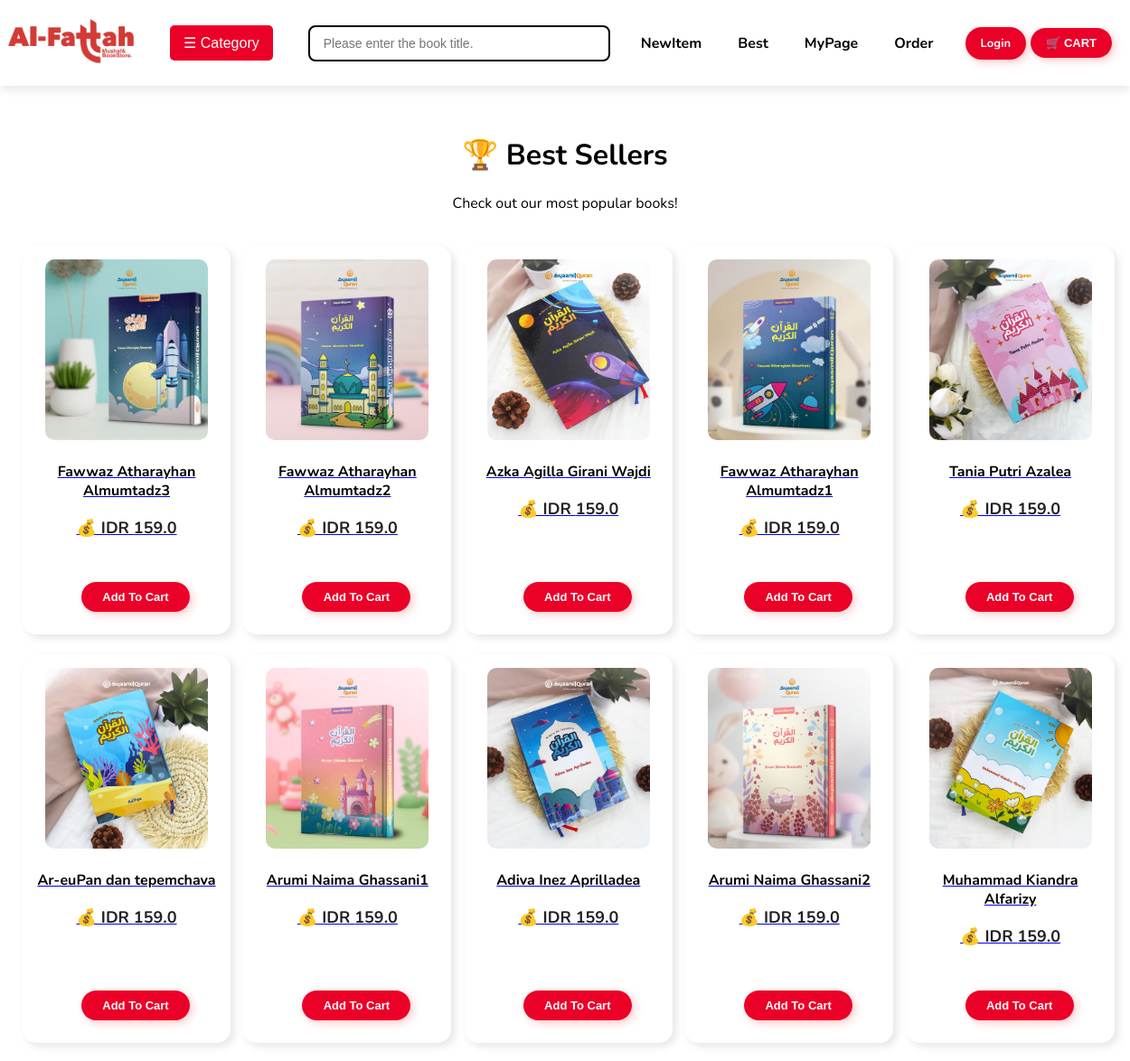
The app's page /best with its own data.
### app.py (models this page shows)
class Book(db.Model):
    id = db.Column(db.Integer, primary_key=True)
    title = db.Column(db.String(100), nullable=False)
    image = db.Column(db.String(200), nullable=False)
    price = db.Column(db.Float, nullable=False, default=0.0)

### app.py (the view)
@app.route("/best")
def best_books():
    books = Book.query.order_by(Book.price.desc()).limit(10).all()  # 가장 비싼 책 10권
    if not books:
        return render_template("book_not_found.html", message="베스트셀러 목록이 없습니다.")  # ✅ 예외 처리 추가
    return render_template("best_books.html", books=books, user_logged_in=("username" in session))  # ✅ 파일명 수정

### app.py (called while the page is built)
@app.context_processor
def inject_cart_count():
    return {"cart_count": len(cart_items)}  # ✅ 장바구니 개수를 모든 템플릿에서 사용 가능하도록 설정

### templates/best_books.html (shortened to what this page needs)
<!DOCTYPE html>
<html lang="ko">
<head>
    <link rel="stylesheet" href="{{ url_for('static', filename='styles.css') }}">
</head>
<body>
    <header class="nav-bar">
        <div class="nav-left">
            <a href="{{ url_for('home') }}">
                <img src="{{ url_for('static', filename='uploads/logo.png') }}" alt="Al-Fattah Logo" class="logo">
            </a>
            <div class="dropdown">
                <button class="dropbtn">☰ Category</button>
            </div>
        </div>
        <div class="search-container">
            <input type="text" id="searchBar" placeholder="Please enter the book title.">
        </div>
        <nav class="top-menu">
            <a href="{{ url_for('new_books') }}">NewItem</a>
            <a href="{{ url_for('best_books') }}">Best</a>
            <a href="{{ url_for('mypage') }}">MyPage</a>
            <a href="{{ url_for('order') }}">Order</a>
        </nav>
        <div class="top-right">
            {% if user_logged_in %}
                <a href="{{ url_for('logout') }}" class="login-button">Logout</a>
            {% else %}
                <a href="{{ url_for('login') }}" class="login-button">Login</a>
            {% endif %}
            <a href="{{ url_for('cart_page') }}" class="cart-button">
                🛒 CART
            </a>
        </div>
    </header>
    <div class="content">
        <h1>🏆 Best Sellers</h1>
        <p>Check out our most popular books!</p>
        <div class="book-list">
            {% for book in books %}
            <div class="book">
                <span class="best-badge">Best</span>
                <a href="{{ url_for('book_detail', book_id=book.id) }}">
                    <img src="{{ book.image }}" alt="{{ book.title }}">
                    <p class="book-title">{{ book.title }}</p>
                    <p class="book-price">💰 IDR {{ book.price }}</p>
                </a>
                <button class="cart-button" onclick="addToCart('{{ book.title }}', '{{ book.price }}', '{{ book.image }}')">
                    Add To Cart
                </button>
            </div>
            {% endfor %}
        </div>
    </div>
</body>
</html>

### static/styles.css (style rules this page uses)
body { font-family: 'Nunito', sans-serif; background-color: #ffffff; margin: 0; padding: 0; text-align: center; }
.nav-bar { display: flex; align-items: center; justify-content: space-between; padding: 15px 35px; background-color: rgb(255, 255, 255); box-shadow: 0 4px 10px rgba(0, 0, 0, 0.1); position: fixed; width: 100%; top: 0; left: 0; z-index: 1000; }
.search-container { flex: 1; display: flex; justify-content: center; }
#searchBar { padding: 10px 15px; width: 200px; max-width: 250px; border: 2px solid hsl(0, 0%, 0%); border-radius: 8px; font-size: 14px; outline: none; transition: all 0.3s ease-in-out; }
.logo { width: 160px; height: auto; }
.top-right { display: flex; align-items: center; gap: 30px; margin-right: -10px; }
.login-button, .cart-button { display: inline-block!important; padding: 9px 17px!important; font-size: 13px!important; font-weight: bold!important; color: white !important; background-color: #eb0028ff !important; border: none!important; border-radius: 25px!important; text-decoration: none!important; transition: all 0.3s ease-in-out!important; box-shadow: 3px 3px 10px rgba(255, 77, 77, 0.3)!important; }
.book-list { display: grid; grid-template-columns: repeat(auto-fill, minmax(200px, 1fr)); gap: 22px; justify-content: center; align-items: start; padding: 20px; width: 100%; max-width: 1200px; margin-left: auto; margin-right: auto; }
.book { width: 200px; height: 400px; padding: 15px; text-align: center; border-radius: 15px; background: white; box-shadow: 4px 4px 10px rgba(0, 0, 0, 0.1); transition: transform 0.2s ease-in-out, box-shadow 0.2s ease-in-out; display: flex; flex-direction: column; justify-content: space-between; align-items: center; }
.book img { width: 90%; height: 200px; object-fit: cover; border-radius: 10px; }
.book-title { font-size: 16px; font-weight: bold; color: #000000; font-family: 'Nunito', sans-serif; text-align: center; margin-top: 19px; line-height: 1.3; }
.book-price { font-size: 18px !important; font-weight: bold !important; color: #222 !important; margin-bottom: 10px !important; }
body { background: linear-gradient(to bottom, #ffffff, #ffffff); }
.book a { pointer-events: auto; display: block; }
.cart-button { display: inline-block; padding: 12px 18px; font-size: 16px; font-weight: bold; color: rgb(255, 90, 90); background-color: #FFB6C1; border: none; border-radius: 50px; text-decoration: none; font-family: 'Baloo 2', sans-serif; transition: all 0.3s ease-in-out; box-shadow: 3px 3px 10px rgba(255, 107, 129, 0.3); cursor: pointer; position: relative; right: 25px; }
body { padding-top: 70px; }
.top-menu { display: flex; gap: 10px; flex: 0.5; justify-content: center; margin-left: -110px; margin-right: 20px; }
.top-menu a { text-decoration: none; color: rgb(5, 5, 5); font-weight: bold; padding: 10px 15px; transition: all 0.3s ease-in-out; }
#searchBar { flex-grow: 1; max-width: 300px; }
.search-container { flex: 1; display: flex; justify-content: center; margin-left: -90px; }
.nav-left { display: flex; align-items: center; gap: 20px; }
.dropdown { display: flex; align-items: center; position: relative; margin-left: 8px; }
.dropbtn { background-color: #eb0028ff; color: white; padding: 10px 15px; font-size: 16px; border: none; border-radius: 5px; cursor: pointer; }
.nav-bar, .footer { background-color: #ffffff; color: white; padding: 10px 0; text-align: center; }
.content { margin-top: 80px; padding: -10px; text-align: center; }
.best-badge { position: absolute; top: 10px; left: 10px; background-color: gold; color: black; font-size: 14px; font-weight: bold; padding: 5px 10px; border-radius: 5px; }
.cart-button { width: 60%; display: block; margin: 10px auto; margin-right: 5px; }

### records on screen
Book: image (picture), title "Fawwaz Atharayhan Almumtadz3", price "159.0"
Book: image (picture), title "Fawwaz Atharayhan Almumtadz2", price "159.0"
Book: image (picture), title "Azka Agilla Girani Wajdi", price "159.0"
Book: image (picture), title "Fawwaz Atharayhan Almumtadz1", price "159.0"
Book: image (picture), title "Tania Putri Azalea", price "159.0"
Book: image (picture), title "Ar-euPan dan tepemchava", price "159.0"
Book: image (picture), title "Arumi Naima Ghassani1", price "159.0"
Book: image (picture), title "Adiva Inez Aprilladea", price "159.0"
Book: image (picture), title "Arumi Naima Ghassani2", price "159.0"
Book: image (picture), title "Muhammad Kiandra Alfarizy", price "159.0"
